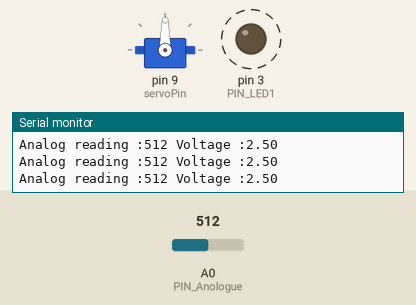
Simulated run of this sketch. Board: Arduino Uno, built with avr-gcc and run on an emulated ATmega328P. Parts: servo, output pins drawn as LEDs (lit = HIGH), the last lines printed to the serial monitor. Dashed ring = blinking. The inputs (shaded band) are chosen by the test bench; at power-on: A0 (PIN_Anologue) = 512.

Above: at 1.8 s.
1.9 s: A0 (PIN_Anologue) set to 108
At 2.4 s:
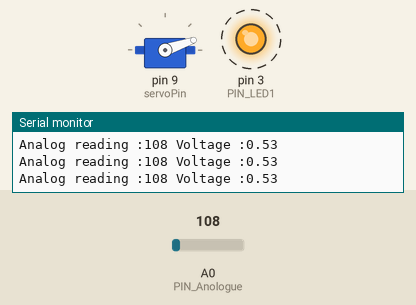
6.0 s: A0 (PIN_Anologue) set to 93
At 6.9 s:
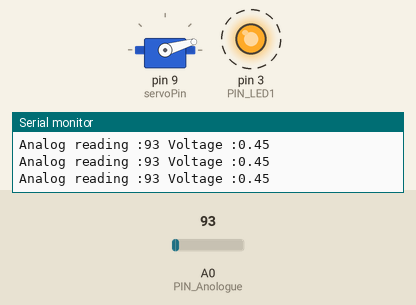
10.1 s: A0 (PIN_Anologue) set to 122
At 10.5 s:
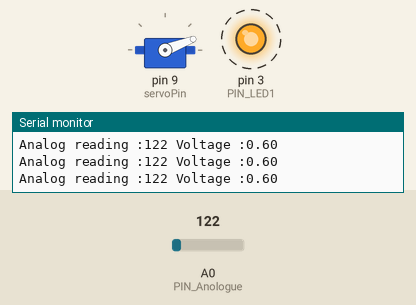
14.2 s: A0 (PIN_Anologue) set to 987
At 17.0 s:
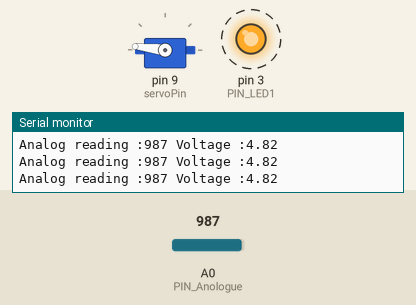
18.3 s: A0 (PIN_Anologue) set to 1013
At 20.5 s:
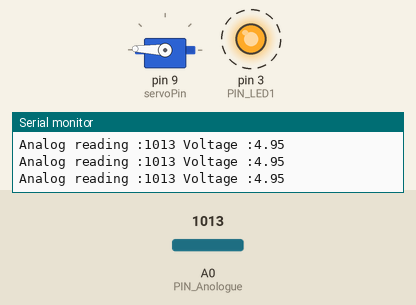
22.4 s: A0 (PIN_Anologue) set to 900
At 25.1 s:
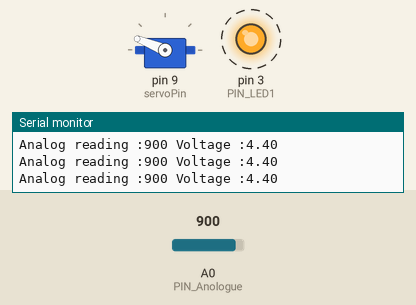
Timing chart, 0 to 27.5 s (numbered marks = the images above; inputs shaded):
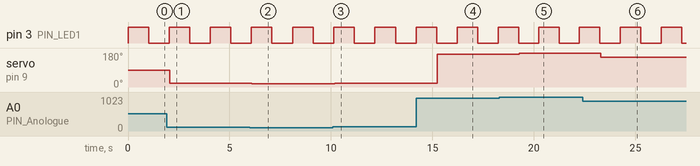

Measured:
- after the input at 1.9 s, servo on pin 9 (servoPin): 90° → 19° after 0.17 s
- after the input at 6.0 s, servo on pin 9 (servoPin): 19° → 16° after 0.11 s
- after the input at 10.1 s, servo on pin 9 (servoPin): 16° → 21° after 0.09 s
- after the input at 14.2 s, servo on pin 9 (servoPin): 21° → 173° after 1.0 s
- after the input at 18.3 s, servo on pin 9 (servoPin): 173° → 178° after 0.99 s
- after the input at 22.4 s, servo on pin 9 (servoPin): 178° → 158° after 0.89 s
- by itself, pin 3 (PIN_LED1): alternates HIGH for 1.0 s and LOW for 1.0 s

The sketch:

b_servo.ino
```cpp
#include <Servo.h>

class ServoMotor{

  private:
  byte servoPin;
  unsigned long timeOn;
  Servo servomotor1;

  public:
  //class constructor
    ServoMotor(byte servoPin,unsigned long timeOn){
      pinMode(servoPin, OUTPUT);
      this->servoPin = servoPin;
      this->timeOn = timeOn;
    }

  void ServoAngle(int angle){
      servomotor1.attach(servoPin);       //attaches the output pin to the servo control
      angle = map(angle, 0, 1023, 0, 180);     // scale it to use it with the servo (value between 0 and 180)
      servomotor1.write(angle);                  // sets the servo position according to the scaled value
      delay(timeOn);

     }

};
```

a_blinkerclass.ino
```cpp
//#define PIN_LED1 3


/*
 * BLINKER CLASS DEFINITION
 */
class Blinker {
  private:

    byte pinLED;
    boolean ledState = LOW;
    unsigned long timeLedOn;
    unsigned long timeLedOff;
    unsigned long nextChangeTime = 0;

  public:
    Blinker(byte pinLED, unsigned long timeLedOn, unsigned long timeLedOff) {
      this->pinLED = pinLED;
      this->timeLedOn = timeLedOn;
      this->timeLedOff = timeLedOff;

      pinMode(pinLED, OUTPUT);
    }

    // Checks whether it is time to turn on or off the LED.
    void check() {
      unsigned long currentTime = millis();

      if(currentTime >= nextChangeTime) {

        if(ledState) {
          // LED is currently turned On. Turn Off LED.
          ledState = LOW;
          nextChangeTime = currentTime + timeLedOff;
        }
        else{
          // LED is currently turned Off. Turn On LED.
          ledState = HIGH;
          nextChangeTime = currentTime + timeLedOn;
        }

        digitalWrite(pinLED, ledState);
      }
    }
};
```

controlSystem.ino
```cpp
/*void setup() {
  // put your setup code here, to run once:

}

void loop() {
  // put your main code here, to run repeatedly:

}*/
```

depthSensor.ino
```cpp
//class Definition

class DepthSensor{

  private:
  int Pin_Input;
  int Sample_Time;
  int sensorValue;
  float voltage;
  unsigned long nextChangeTime = 0;

  public:
//constructor taking inputs from main tab and applying them to class variables
   DepthSensor(byte Pin_Input,int Sample_Time){
    this->Pin_Input = Pin_Input;
    this->Sample_Time = Sample_Time;
   }

//Function for converting an anologue input into a voltage output
   void DataConvert(){

    unsigned long currentTime = millis();

//data output smoothing
    if(currentTime >= nextChangeTime) {

//reads from anologue pin a0 and converts to a voltage
     this->sensorValue = analogRead(Pin_Input);

// Convert the analog reading (from 0 - 1023) to a voltage (0 - 5V) and store it in variable voltage
   this-> voltage = sensorValue * (5.0 / 1023.0);
    nextChangeTime = currentTime + Sample_Time;
    }
  }

// Function to return the voltage output to the main tab so it can be printed
   float getvoltage(){
      return voltage;
    }
    int getsensorValue(){
      return sensorValue;
      delay(100);
    }

 };
```

z_main.ino
```cpp
//Pin definations
#define PIN_Anologue A0
#define PIN_LED1 3
#define servoPin 9

// CLASS VARIABLES DECLARATION

//Passes data to the class constructor
Blinker blink1 = Blinker(PIN_LED1, 1000, 1000);
DepthSensor Depth1 = DepthSensor(PIN_Anologue, 1000);
ServoMotor servomotor1 = ServoMotor(servoPin,1);

void setup() {
//sets the serial monitor to 9600 baud rate
Serial.begin(9600);
}

void loop() {
//calls blinking led program
  blink1.check();
//calls Depth sensor program
  Depth1.DataConvert();

//Prints out the resulting voltage and analog readings to the screen on the serial monitor
  Serial.print("Voltage :"); Serial.print(Depth1.getvoltage());
  Serial.println(" ");Serial.print("Analog reading :");Serial.print(Depth1.getsensorValue()); Serial.print(" ");

 //calls servo motor control using depth sensor values
  servomotor1.ServoAngle(Depth1.getsensorValue());

}
```
